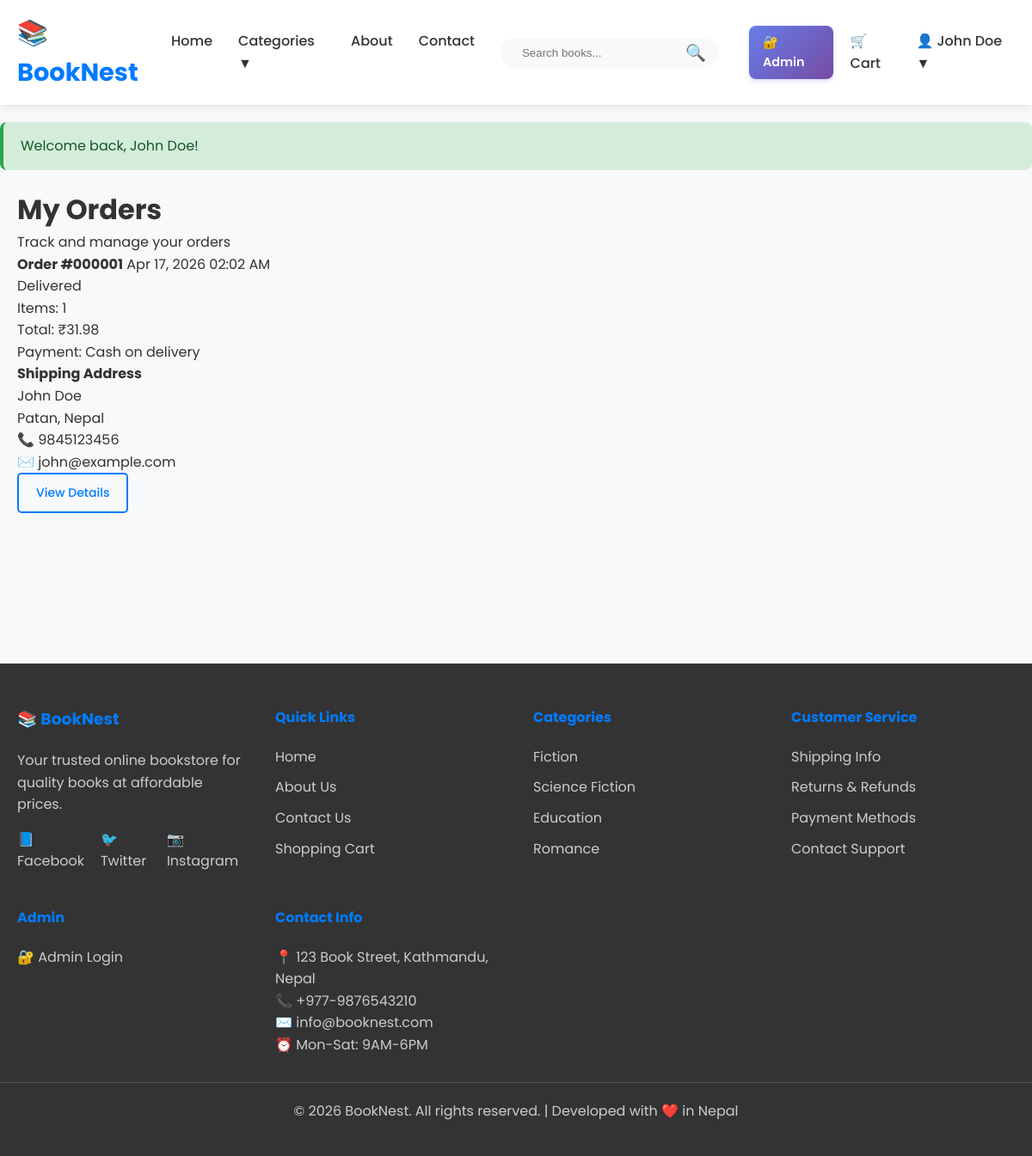
Page /user/orders.php (signed in) on the committed database.
### tables this page shows
CREATE TABLE `orders` (
    `id` int(11) NOT NULL AUTO_INCREMENT,
    `user_id` int(11) NOT NULL,
    `name` varchar(100) NOT NULL,
    `email` varchar(100) NOT NULL,
    `phone` varchar(15) NOT NULL,
    `address` text NOT NULL,
    `total_price` decimal(10,2) NOT NULL,
    `payment_method` varchar(50) DEFAULT 'cash_on_delivery',
    `status` enum('pending','processing','shipped','delivered','cancelled') NOT NULL DEFAULT 'pending',
    `created_at` timestamp NOT NULL DEFAULT current_timestamp(),
    PRIMARY KEY (`id`),
    KEY `user_id` (`user_id`),
    CONSTRAINT `orders_ibfk_1` FOREIGN KEY (`user_id`) REFERENCES `users` (`id`) ON DELETE CASCADE
);

### user/orders.php (the view, shortened to what this page needs)
<?php
require_once '../includes/header.php';
require_once '../includes/auth.php';
$user_id = $_SESSION['user_id'];
$page = isset($_GET['page']) ? (int)$_GET['page'] : 1;
$per_page = 10;
$offset = ($page - 1) * $per_page;
$orders_query = "SELECT o.*, COUNT(oi.id) as item_count FROM orders o
                 LEFT JOIN order_items oi ON o.id = oi.order_id
                 WHERE o.user_id = $user_id
                 GROUP BY o.id
                 ORDER BY o.created_at DESC
                 LIMIT $per_page OFFSET $offset";
$orders_result = $conn->query($orders_query);
?>
<div class="container">
    <div class="orders-page">
        <div class="page-header">
            <h1>My Orders</h1>
            <p>Track and manage your orders</p>
        </div>
        <?php if ($orders_result && $orders_result->num_rows > 0): ?>
            <div class="orders-list">
                <?php while ($order = $orders_result->fetch_assoc()): ?>
                    <div class="order-card">
                        <div class="order-header">
                            <div class="order-info">
                                <strong>Order #<?php echo str_pad($order['id'], 6, '0', STR_PAD_LEFT); ?></strong>
                                <span class="order-date"><?php echo date('M d, Y h:i A', strtotime($order['created_at'])); ?></span>
                            </div>
                            <span class="order-status status-<?php echo $order['status']; ?>">
                                <?php echo ucfirst($order['status']); ?>
                            </span>
                        </div>
                        <div class="order-details">
                            <div class="order-summary">
                                <div class="summary-item">
                                    <span class="label">Items:</span>
                                    <span class="value"><?php echo $order['item_count']; ?></span>
                                </div>
                                <div class="summary-item">
                                    <span class="label">Total:</span>
                                    <span class="value">₹<?php echo number_format($order['total_price'], 2); ?></span>
                                </div>
                                <div class="summary-item">
                                    <span class="label">Payment:</span>
                                    <span class="value"><?php echo ucfirst(str_replace('_', ' ', $order['payment_method'])); ?></span>
                                </div>
                            </div>
                            <div class="order-shipping">
                                <h4>Shipping Address</h4>
                                <p><?php echo htmlspecialchars($order['name']); ?></p>
                                <p><?php echo htmlspecialchars($order['address']); ?></p>
                                <p>📞 <?php echo htmlspecialchars($order['phone']); ?></p>
                                <p>✉️ <?php echo htmlspecialchars($order['email']); ?></p>
                            </div>
                        </div>
                        <div class="order-actions">
                            <a href="order-details.php?id=<?php echo $order['id']; ?>" class="btn btn-outline">View Details</a>
                        </div>
                    </div>
                <?php endwhile; ?>
            </div>
        <?php endif; ?>
    </div>
</div>
<?php require_once '../includes/footer.php'; ?>

### assets/css/style.css (style rules this page uses)
* { margin: 0; padding: 0; box-sizing: border-box; }
body { font-family: 'Poppins', sans-serif; line-height: 1.6; color: #333; background-color: #f8f9fa; }
.container { max-width: 1200px; margin: 0 auto; padding: 0 20px; }
.btn { display: inline-block; padding: 10px 20px; border: none; border-radius: 5px; cursor: pointer; text-decoration: none; font-weight: 500; transition: all 0.3s ease; text-align: center; font-size: 14px; }
.btn-outline { background: transparent; border: 2px solid #007bff; color: #007bff; }

### rows in the picture
orders: id "000001", created_at "Apr 17, 2026 02:02 AM", status "Delivered", item_count "1", total_price "31.98", payment_method "Cash on delivery", name "John Doe", address "Patan, Nepal", phone "9845123456", email "john@example.com"

### other values in the picture
$_SESSION['user_name'] "John Doe"
$_SESSION['message'] "Welcome back, John Doe!"
